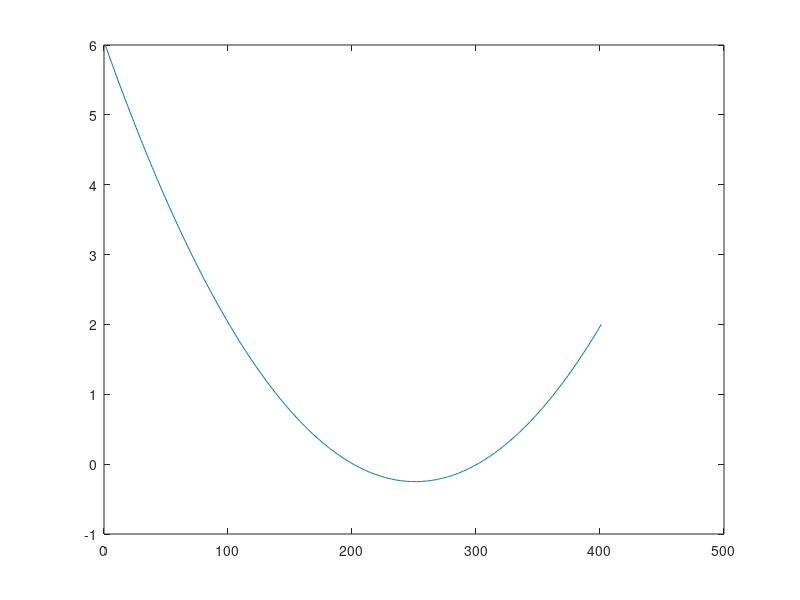
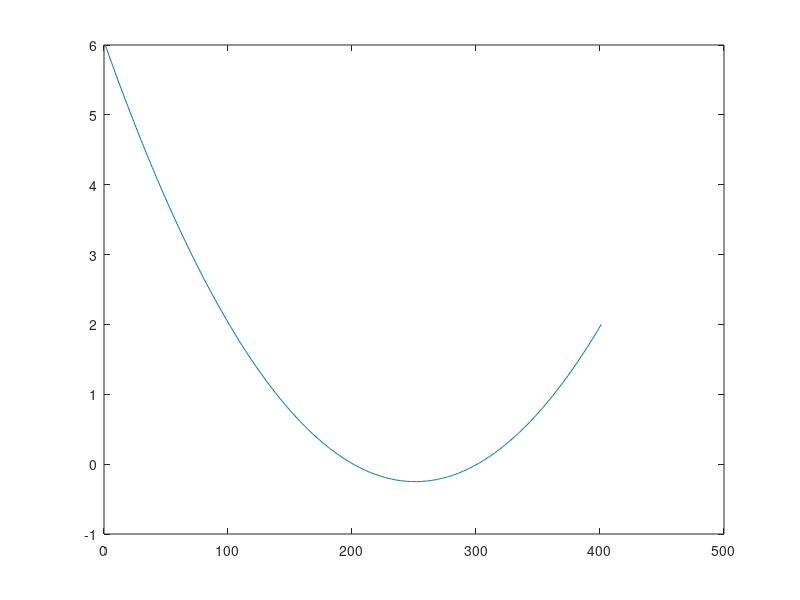

MATLAB code for these plots, in order:

clear all
close all
clc

x=-1:0.01:3;
y=ones(size(x));
tic
for i = 1:length(x) 
    y(i) =power(x(i),2)-3*x(i) + 2;
end
tempo=toc;
fprintf("o For demora %f segundos\n", tempo);
figure
plot(y)
tic
y= power(x,2) - 3*x +2;
tempo_vec=toc;
figure
plot(y)
fprintf("O vetor demora %f segundos\n", tempo_vec);
